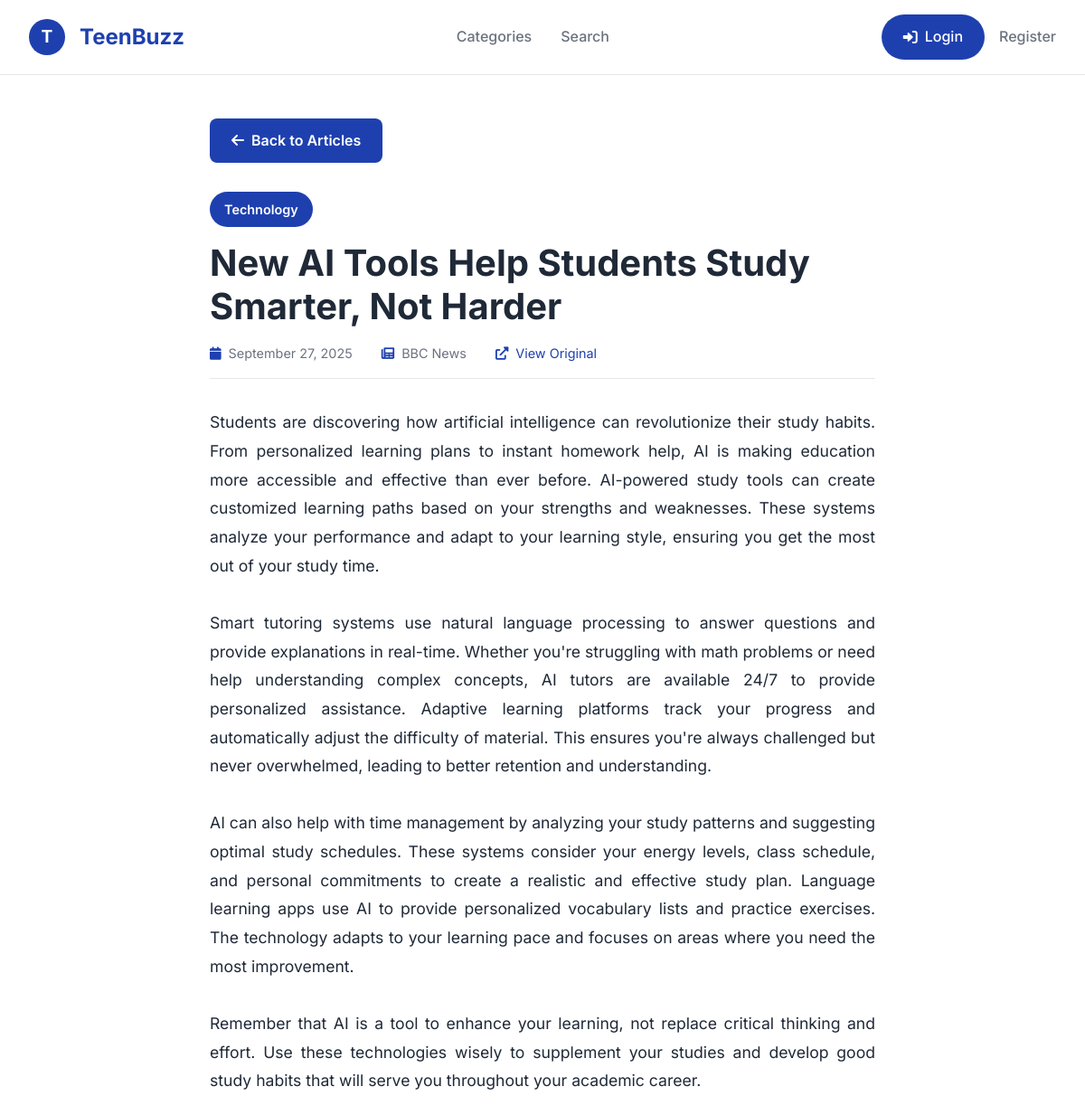
The app's page /article/1 with its own data.
### tables this page shows
CREATE TABLE articles (
            id INTEGER PRIMARY KEY AUTOINCREMENT,
            headline TEXT NOT NULL,
            content TEXT NOT NULL,
            category TEXT NOT NULL,
            source TEXT,
            url TEXT,
            created_at TIMESTAMP DEFAULT CURRENT_TIMESTAMP,
            updated_at TIMESTAMP DEFAULT CURRENT_TIMESTAMP,
            drawn_by_user_id TEXT,
            publish_date DATE,
            tags TEXT,
            FOREIGN KEY (drawn_by_user_id) REFERENCES users(id)
        );

### app_with_auth.py (the view)
@app.route('/article/<int:article_id>')
def view_article(article_id):
    try:
        print(f"🔍 Attempting to view article {article_id}")
        db = get_database()
        if db:
            print("✅ Database connection successful")
            articles = db.select('articles', where='id = ?', params=(article_id,), limit=1)
            print(f"✅ Found {len(articles)} articles")
            if articles:
                article = articles[0]
                print(f"✅ Article found: {article['headline'][:50]}...")
                if is_authenticated():
                    user_id = session.get('user_id')
                    if user_id:
                        user_manager.update_reading_progress(user_id, article_id, 0.5)
                        print(f"📖 Updated reading progress for user {user_id}, article {article_id}")
                comments, _ = comments_manager.get_comments(article_id)
                related_articles = db.select('articles',
                                           where='category = ? AND id != ?',
                                           params=(article['category'], article_id),
                                           limit=6)
                print("✅ About to render template")
                return render_template('article_simple.html',
                                     article=article,
                                     format_date=format_date)
            else:
                print("❌ No article found")
                flash('Article not found', 'error')
                return redirect(url_for('home'))
        else:
            print("❌ Database connection failed")
            return redirect(url_for('home'))
    except Exception as e:
        print(f"❌ Error viewing article: {e}")
        import traceback
        traceback.print_exc()
        flash('Article not found', 'error')
        return redirect(url_for('home'))

### app_with_auth.py (called while the page is built)
def format_date(date_string):
    try:
        if isinstance(date_string, str):
            date_obj = datetime.fromisoformat(date_string.replace('Z', '+00:00'))
        else:
            date_obj = date_string
        return date_obj.strftime('%B %d, %Y')
    except:
        return 'Recent'

@app.context_processor
def inject_user():
    return {
        'current_user': get_current_user(),
        'is_authenticated': is_authenticated(),
        'is_admin': is_admin()
    }

### auth_system_enhanced.py (called while the page is built, shortened)
def get_current_user():
    return auth_manager.get_current_user()

def is_authenticated():
    return auth_manager.is_authenticated()

def is_admin():
    return auth_manager.is_admin()

    def get_current_user(self):
        if not session.get('is_authenticated'):
            return None

    def is_authenticated(self):
        return session.get('is_authenticated', False)

    def is_admin(self):
        return session.get('is_admin', False)

### database_manager.py (called while the page is built, shortened)
def get_database():
    toggle = DatabaseToggle()
    return toggle.get_database()

    def connect(self):
        self.conn = sqlite3.connect(self.db_path)
        self.conn.row_factory = sqlite3.Row  # Enable column access by name
        return self

    def execute_query(self, query: str, params: tuple = ()) -> List[Dict[str, Any]]:
        if not self.conn:
            self.connect()
        cursor = self.conn.cursor()
        cursor.execute(query, params)
        columns = [description[0] for description in cursor.description] if cursor.description else []
        results = [dict(zip(columns, row)) for row in cursor.fetchall()]
        self.conn.commit()
        return results

    def select(self, table: str, columns: str = '*', where: str = '', params: tuple = (), limit: int = None) -> List[Dict[str, Any]]:
        query = f"SELECT {columns} FROM {table}"
        if where:
            query += f" WHERE {where}"
        if limit:
            query += f" LIMIT {limit}"
        return self.execute_query(query, params)

    def load_config(self):
        if os.path.exists(self.config_file):
            with open(self.config_file, 'r') as f:
                self.config = json.load(f)

    def get_database(self):
        if self.config['use_local']:
            return LocalDatabase(self.config['local_db_path'])
        else:
            return None

### templates/article_simple.html (shortened to what this page needs)
{% extends "base.html" %}
{% block content %}
<div class="article-container">
    <a href="{{ url_for('home') }}" class="back-button">
        <i class="fas fa-arrow-left"></i>
        Back to Articles
    </a>
    <article class="article">
        <header class="article-header">
            <div class="article-category">{{ article.category }}</div>
            <h1 class="article-title">{{ article.headline }}</h1>
            <div class="article-meta">
                <div class="meta-item">
                    <i class="fas fa-calendar"></i>
                    <span>{{ format_date(article.created_at) if format_date else 'Recent' }}</span>
                </div>
                {% if article.source %}
                <div class="meta-item">
                    <i class="fas fa-newspaper"></i>
                    <span>{{ article.source }}</span>
                </div>
                {% endif %}
                {% if article.url %}
                <div class="meta-item">
                    <i class="fas fa-external-link-alt"></i>
                    <a href="{{ article.url }}" target="_blank" rel="noopener noreferrer" style="color: var(--primary-blue); text-decoration: none;">
                        View Original
                    </a>
                </div>
                {% endif %}
            </div>
        </header>
        <div class="article-content">
            {{ article.content|replace('\n', '<br>')|safe }}
        </div>
    </article>
</div>
{% endblock %}

### static/css/style.css (style rules this page uses)
:root { --primary-color: #606c38; --secondary-color: #283618; --bg-primary: #fefae0; --accent-color: #dda15e; --highlight-color: #bc6c25; --text-primary: #283618; --text-secondary: #606c38; --text-light: #fefae0; --success-color: #28a745; --danger-color: #dc3545; --warning-color: #ffc107; --info-color: #17a2b8; --shadow-light: 0 2px 10px rgba(0,0,0,0.1); --shadow-medium: 0 4px 20px rgba(0,0,0,0.15); --shadow-heavy: 0 8px 30px rgba(0,0,0,0.2); --border-radius: 16px; --border-radius-small: 10px; --transition: all 0.3s ease; --primary-blue: #1e40af; --secondary-blue: #3b82f6; --accent-orange: #f97316; --text-dark: #1f2937; --text-gray: #6b7280; --bg-white: #ffffff; --bg-light: #f9fafb; --border-light: #e5e7eb; }
* { margin: 0; padding: 0; box-sizing: border-box; }
body { font-family: 'Helvetica Neue', Helvetica, Arial, sans-serif; line-height: 1.6; color: var(--text-primary); background-color: var(--bg-primary); }
.article-container { max-width: 800px; margin: 3rem auto; padding: 0 2rem; }
h1, h2, h3, h4 { font-weight: 600; line-height: 1.3; }
h1 { font-size: 2.5rem; }
.article-meta { display: flex; gap: 1rem; margin-bottom: 1rem; flex-wrap: wrap; }
.article-category { background: var(--primary-color); color: white; padding: 4px 12px; border-radius: 20px; font-size: 0.8rem; font-weight: 500; }
.article-content { font-size: 1.1rem; line-height: 1.7; margin-bottom: 2rem; }

### records on screen
articles: category "Technology", headline "New AI Tools Help Students Study Smarter, Not Harder", created_at "September 27, 2025", source "BBC News", content "Students are discovering how artificial intelligence can revolutionize their study habits. From personalized learning plans to instant homework help, AI is making education more accessible and effective than ever before. AI-powered study tools can create customized learning paths based on your strengths and weaknesses. These systems analyze your performance and adapt to your learning style, ensuring you get the most out of your study time. Smart tutoring systems use natural language processing to answer questions and provide explanations in real-time. Whether you're struggling with math problems or need help understanding complex concepts, AI tutors are available 24/7 to provide…"
